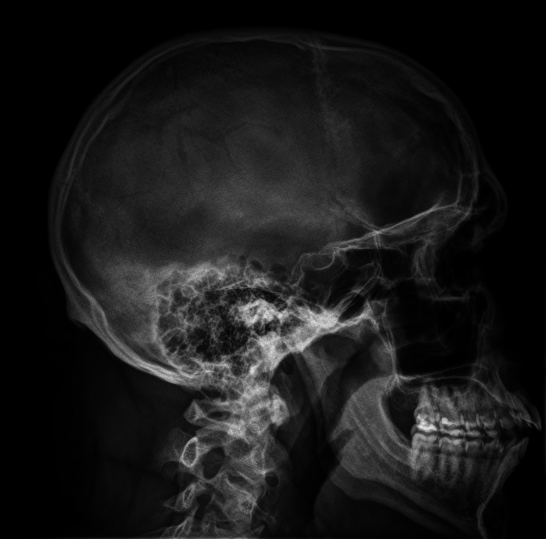
#> input picture Obrazy/zestaw 3/zad5/czaszka.png, 1092 x 1078 px (shown at 1/2 size)
$ python zad6.py
#> lines starting #> are read from the running program, lines starting #| are printed output that depends on the picture
#> further down, obraz is the input picture: shape (1078, 1092, 3); min 0, max 238, mean 24.6
import cv2
import numpy as np

def create_lut():
    lut_red = np.zeros(256, dtype=np.uint8)
    lut_green = np.zeros(256, dtype=np.uint8)
    lut_blue = np.zeros(256, dtype=np.uint8)

    # Kanał czerwony
    for i in range(256):
        if i <= 95:
            lut_red[i] = 0
        elif 95 < i <= 159:
            lut_red[i] = int((i - 95) / (159 - 95) * 255)
        elif 159 < i <= 223:
            lut_red[i] = 255
        elif 223 < i <= 255:
            lut_red[i] = int(255 - ((i - 223) / (255 - 223)) * (255 - 128))

    # Kanał zielony
    for i in range(256):
        if i <= 31:
            lut_green[i] = 0
        elif 31 < i <= 95:
            lut_green[i] = int((i - 31) / (95 - 31) * 255)
        elif 95 < i <= 159:
            lut_green[i] = 255
        elif 159 < i <= 223:
            lut_green[i] = int(255 - ((i - 159) / (223 - 159)) * 255)
        else:
            lut_green[i] = 0

    # Kanał niebieski
    for i in range(256):
        if i <= 31:
            lut_blue[i] = int(128 + (i / 31) * (255 - 128))
        elif 31 < i <= 95:
            lut_blue[i] = 255
        elif 95 < i <= 159:
            lut_blue[i] = int(255 - ((i - 95) / (159 - 95)) * 255)
        else:
            lut_blue[i] = 0

    return lut_blue, lut_green, lut_red

def apply_lut(obraz, lut_blue, lut_green, lut_red):
    b, g, r = cv2.split(obraz)

    b = cv2.LUT(b, lut_blue)
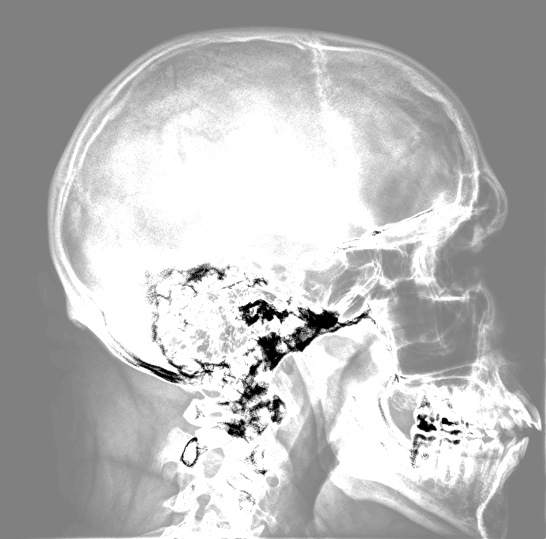
#> b: shape (1078, 1092) (shown at 1/2 size); min 0, max 255, mean 184.4
    g = cv2.LUT(g, lut_green)
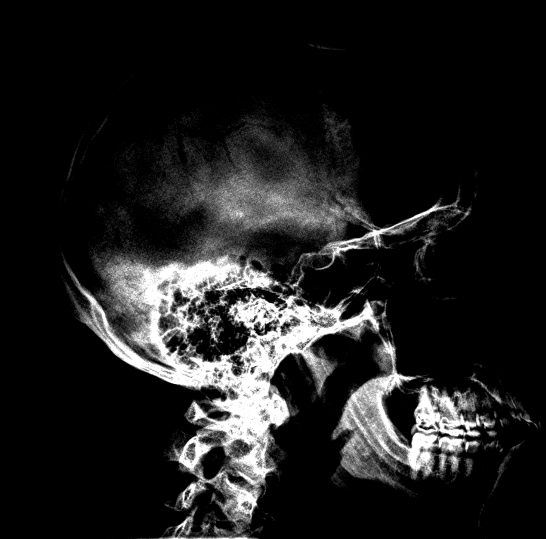
#> g: shape (1078, 1092) (shown at 1/2 size); min 0, max 255, mean 31.5
    r = cv2.LUT(r, lut_red)
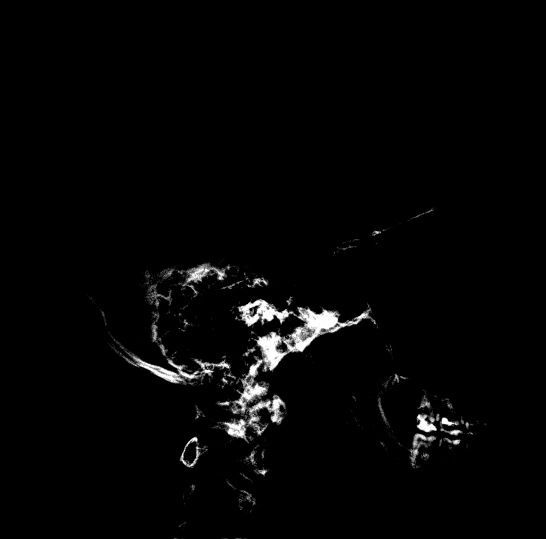
#> r: shape (1078, 1092) (shown at 1/2 size); min 0, max 255, mean 5.2

    transformed_obraz = cv2.merge([b, g, r])
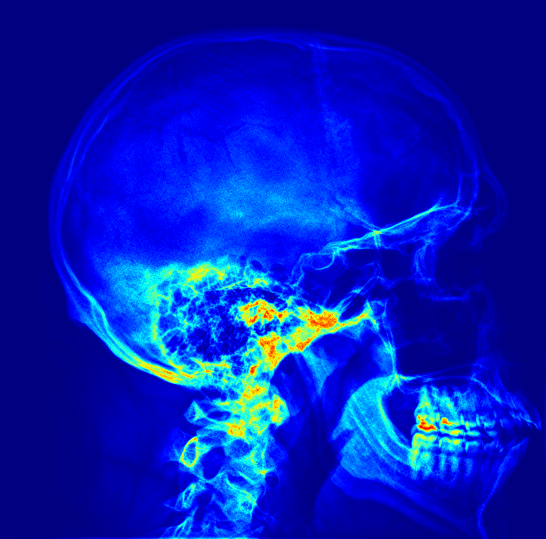
#> transformed_obraz: shape (1078, 1092, 3) (shown at 1/2 size); mean B, G, R 184.4, 31.5, 5.2
    return transformed_obraz

obraz = cv2.imread("czaszka.png")

lut_blue, lut_green, lut_red = create_lut()

transformed_obraz = apply_lut(obraz, lut_blue, lut_green, lut_red)

cv2.imwrite("zad6.png", transformed_obraz)
